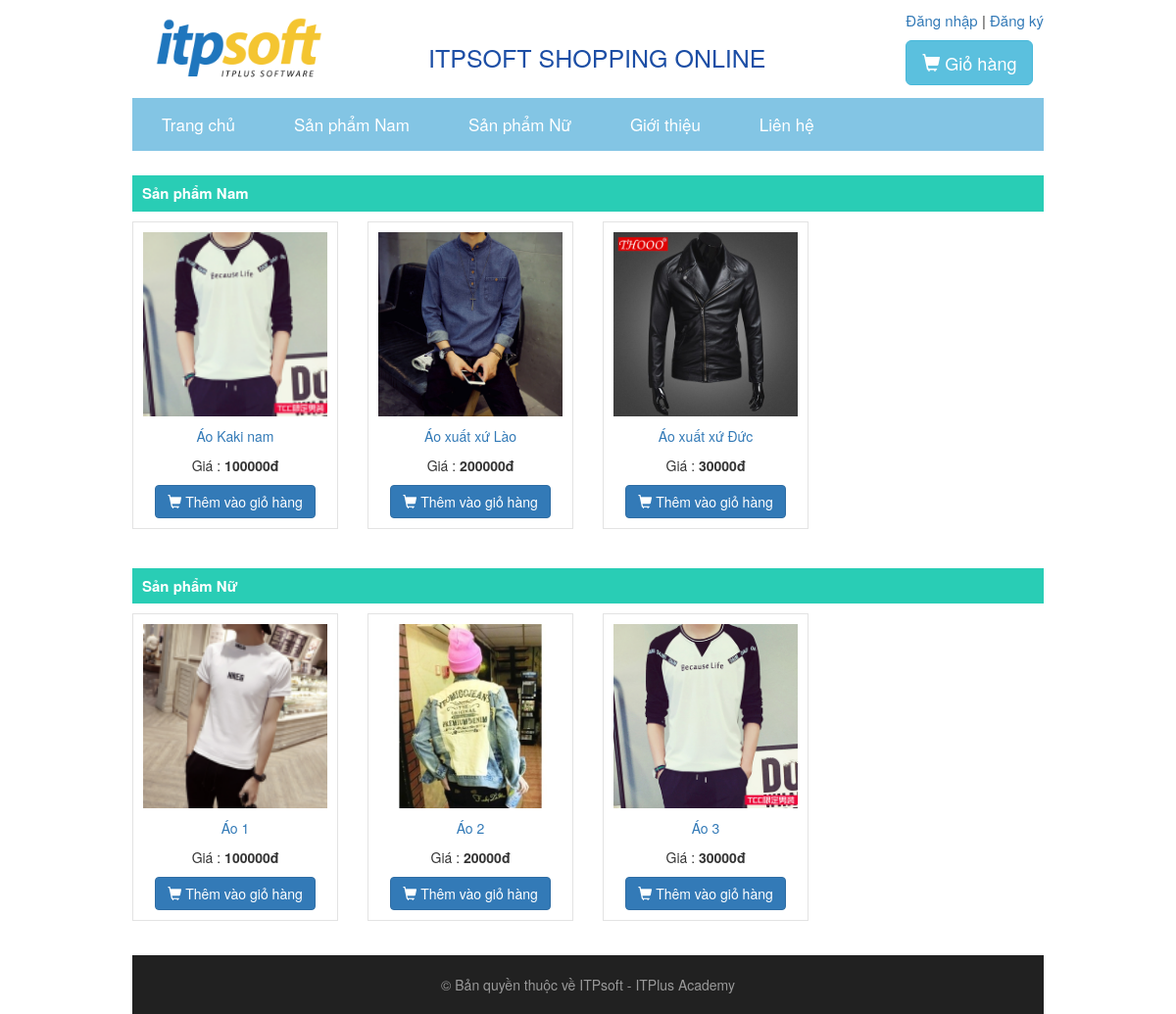
The page / on the database its author committed.
### tables this page shows
CREATE TABLE `products` (
  `id` int(10) unsigned NOT NULL AUTO_INCREMENT,
  `name` varchar(255) DEFAULT NULL,
  `description` text,
  `price` float DEFAULT NULL,
  `menu_id` int(10) unsigned DEFAULT NULL,
  `image` varchar(255) DEFAULT NULL,
  PRIMARY KEY (`id`),
  KEY `FK_Menu_Product` (`menu_id`),
  CONSTRAINT `FK_Menu_Product` FOREIGN KEY (`menu_id`) REFERENCES `menus` (`id`) ON DELETE CASCADE ON UPDATE CASCADE
);

### controllers/pages.controller.php (called while the page is built, shortened)
<?php
require_once "repositories/ProductsRepository.php";
class PagesController
{
    private $menuRepository;
    private $productRepository;
    public function __construct(MenuRepository $menuRepository)
    {
        $this->menuRepository = $menuRepository;
    }
    public function index()
    {
        $this->home();
    }
    protected function setProductRepository()
    {
        $config = require "config.php";
        $pdo = Connection::make($config['database']);
        $this->productRepository = new ProductRepository($pdo);
    }
    public function home()
    {
        $maleProductId = $this->menuRepository->findBy("name", "SANPHAMNAM")->id;
        $femaleProductId = $this->menuRepository->findBy("name", "SANPHAMNU")->id;
        $maleProducts = $this->productRepository->findBy("menu_id", $maleProductId);
        $femaleProducts = $this->productRepository->findBy("menu_id", $femaleProductId);
        require "views/pages/home.view.php";
    }
}

### index.php (called while the page is built, shortened)
<?php
require "routes.php";

### shared/Helpers.php (called while the page is built, shortened)
<?php
function route($controller="pages", $action = "home", $role=""){
    return ($role == "admin" ? "?role=admin&" : "?") . "controller=$controller&action=$action";
}

### repositories/MenuRepository.php (called while the page is built, shortened)
<?php
class MenuRepository implements RepositoryInterface
{
    private $pdo;
    public function __construct(PDO $pdo)
    {
        $this->pdo = $pdo;
    }
    public function findBy($attribute, $value)
    {
        $value = is_string($value) ? "'" . $value . "'" : $value;
        $statement = $this->pdo->prepare("Select * from menus where $attribute = $value");
        $statement->execute();
        $menus = $statement->fetchAll(PDO::FETCH_CLASS, 'Menu');
        return count($menus) == 1 ? $menus[0] : $menus;
    }
}

### repositories/ProductsRepository.php (called while the page is built, shortened)
<?php
class ProductRepository implements RepositoryInterface
{
    private $pdo;
    public function __construct(PDO $pdo)
    {
        $this->pdo = $pdo;
    }
    public function findBy($attribute, $value, $type = Constants::STRING)
    {
        $value = $type == Constants::STRING ? "'" . $value . "'" : $value;
        $statement = $this->pdo->prepare("Select * from products where $attribute = $value");
        $statement->execute();
        $products = $statement->fetchAll(PDO::FETCH_CLASS, 'Product');
        return count($products) == 1 ? $products[0] : $products;
    }
}

### views/pages/home.view.php (the view)
<?php require "views/partials/head.view.php"?>
<section>
    <div class="form-group">
        <h2 class="type_title">Sản phẩm Nam</h2>
        <div class="row">
            <?php foreach ($maleProducts as $maleProduct):?>
                <div class="col-md-3">
                    <div class="box">
                        <a href="<?=route("pages", "showProduct&id=" . $maleProduct->id)?>"><img src="uploads/<?=$maleProduct->image?>"></a>
                        <p><a href="<?=route("pages", "showProduct&id=" . $maleProduct->id)?>"><?=$maleProduct->name?></a></p>
                        <p>Giá : <span class="price"><?=$maleProduct->price?>đ</span></p>
                        <a class="btn btn-primary" href="<?=route("orders", "insertShoppingCartItem&id=" . $maleProduct->id)?>"> <span class="glyphicon glyphicon-shopping-cart"></span> Thêm vào giỏ hàng</a>
                    </div>
                </div>
            <?php endforeach;?>
        </div>
    </div>
</section>
<section>
    <div class="form-group">
        <h2 class="type_title">Sản phẩm Nữ</h2>
        <div class="row">
            <?php foreach ($femaleProducts as $femaleProduct):?>
                <div class="col-md-3">
                    <div class="box">
                        <a href="<?=route("pages", "showProduct&id=" . $femaleProduct->id)?>"><img src="uploads/<?=$femaleProduct->image?>"></a>
                        <p><a href="<?=route("pages", "showProduct&id=" . $femaleProduct->id)?>"><?=$femaleProduct->name?></a></p>
                        <p>Giá : <span class="price"><?=$femaleProduct->price?>đ</span></p>
                        <a class="btn btn-primary" href="<?=route("orders", "insertShoppingCartItem&id=" . $femaleProduct->id)?>"> <span class="glyphicon glyphicon-shopping-cart"></span> Thêm vào giỏ hàng</a>
                    </div>
                </div>
            <?php endforeach;?>
        </div>
    </div>
</section>
<?php require "views/partials/footer.view.php"?>

### routes.php (shortened to what this page needs)
<?php
require_once "repositories/MenuRepository.php";
require_once "repositories/UserRepository.php";
require_once "repositories/ProductsRepository.php";
require_once "repositories/OrderProductRepository.php";
function call($controller, $action, $role = null)
{
    global $pdo;
    switch ($controller) {
        case 'pages':
            $menuRepository = new MenuRepository($pdo);
            $controller = new PagesController($menuRepository);
            break;
    }
    $controller->$action();
}
if (isset($_GET['controller'])) {
    $controller = $_GET['controller'];
    if (isset($_GET['action'])) {
        $action = $_GET['action'];
    } else {
        $action = 'index';
    }
} else {
    $controller = 'pages';
    $action = 'index';
}
$controllers = [
    'pages' => ['index', 'home', 'error', 'shoppingCart', 'maleProducts', 'femaleProducts', 'showProduct'],
    'orders' => ['insertShoppingCartItem', 'removeShoppingCartItem', 'update', 'order'],
    'menu_types' => ['index', 'store', 'update', 'edit', 'destroy'],
    'menus' => ['index', 'store', 'update', 'edit', 'destroy'],
    'admin' => ['changePassword', 'showChangePasswordForm'],
    'auth' => ['login', 'register', 'showLoginForm', 'showRegistrationForm', 'logout'],
    'products' => ['index', 'store', 'update', 'edit', 'destroy', 'create'],
    'admin.orders' => ['index', 'destroy', 'deliveredToggle', 'show']
];
if (array_key_exists($controller, $controllers) && in_array($action, $controllers[$controller])) {
    call($controller, $action, isset($role) ? $role : null);
} else {
    call('pages', 'error');
}

### views/partials/head.view.php (shortened to what this page needs)
<!DOCTYPE html>
<html>
<head>
    <link rel="stylesheet" href="views/css/bootstrap.min.css">
    <link rel="stylesheet" href="views/css/site.css">
</head>
<body>
<div class="container">
    <div class="above-nav">
        <a href="<?=route()?>"><img src="views/img/logo-itpsoft.png" alt="Logo"></a>
        <h1>ITPSOFT SHOPPING ONLINE</h1>
        <div class="giohang">
            <p>
                <?=Utils::getAuthDiv(); ?>
            </p>
            <a href="<?=route("pages", "shoppingCart")?>" class="btn btn-info btn-lg">
                <span class="glyphicon glyphicon-shopping-cart"></span> Giỏ hàng
            </a>
        </div>
    </div>
    <nav>
        <ul>
            <li><a href="<?=route()?>">Trang chủ</a></li>
            <li><a href="<?=route("pages", "maleProducts")?>">Sản phẩm Nam</a></li>
            <li><a href="<?=route("pages", "femaleProducts")?>">Sản phẩm Nữ</a></li>
            <li><a href="#">Giới thiệu</a></li>
            <li><a href="#">Liên hệ</a></li>
        </ul>
    </nav>
    <main>

### shared/Utils.php (shortened to what this page needs)
<?php
class Utils{
    public static function getAuthDiv()
    {
        if (!isset($_SESSION['login']) || !$_SESSION['login']){
            return  "<a href='" . route("auth", "showLoginForm") . "' >Đăng nhập</a> | <a href='" . route("auth", "showRegistrationForm") . "'>Đăng ký</a>";
        }
        $user = unserialize($_SESSION['currentUser']);
        return "<a href='#' >" . $user->name . "</a> | <a href='" . route("auth", "logout") . "'>Đăng xuất</a>";
    }
}

### views/partials/footer.view.php (shortened to what this page needs)
</main>
<footer>
    &copy; Bản quyền thuộc về ITPsoft - ITPlus Academy
</footer>
</div>
</body>
</html>

### views/css/site.css (style rules this page uses)
nav { background-color: rgba(49,159,211,.6); }
.container { width: 80%; margin: 0 auto; }
ul, body { margin: 0; padding: 0; }
nav ul { overflow: hidden; list-style-type: none; }
nav ul li { float: left; }
nav ul li a { display: block; text-decoration: none; padding: 15px 30px; color: white; font-size: 17px; }
.above-nav { overflow: hidden; height: 100px; padding: 10px 0 0 20px; }
.above-nav img { float: left; width: 20%; }
.above-nav h1 { float: left; padding-left: 100px; padding-top: 15px; box-sizing: border-box; color: #1c4ea5; font-size: 25px; }
.above-nav .giohang { display: block; float: right; font-size: 15px; }
footer { background-color: #212121; height: 60px; color: #999; text-align: center; padding-top: 20px; box-sizing: border-box; }
.box { text-align: center; border: 1px solid #e3e3e3; padding: 10px; box-sizing: border-box; margin-bottom: 20px; }
.box img { width: 100%; margin-bottom: 10px; }
.box .price { font-weight: bold; }
.type_title { background-color: #29CDB5; padding: 10px; font-size: 15px; font-weight: bold; color: white; }
main { padding-top: 5px; }

### rows shown on the page
products: image (picture), name "Áo Kaki nam", price "100000"
products: image (picture), name "Áo xuất xứ Lào", price "200000"
products: image (picture), name "Áo xuất xứ Đức", price "30000"
products: image (picture), name "Áo 1", price "100000"
products: image (picture), name "Áo 2", price "20000"
products: image (picture), name "Áo 3", price "30000"
